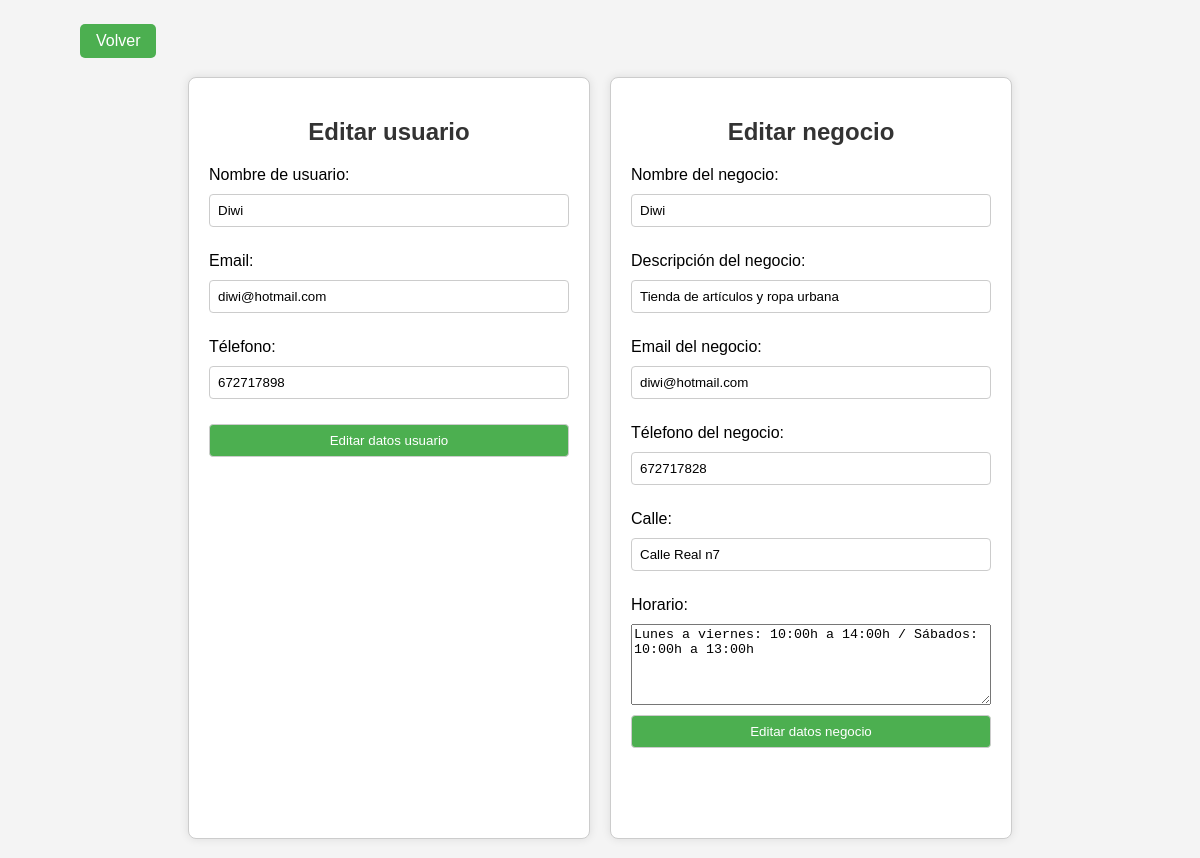
Screenshot of /View/EditarPerfilForm.php (signed in) with the database file from the repository.
### tables this page shows
CREATE TABLE `usuario` (
  `id` int(11) NOT NULL,
  `username` varchar(25) NOT NULL,
  `email` varchar(35) NOT NULL,
  `telefono` varchar(9) NOT NULL,
  `password` varchar(245) NOT NULL,
  `role` varchar(20) NOT NULL
);

CREATE TABLE `negocio` (
  `id` int(11) NOT NULL,
  `nombre` varchar(80) NOT NULL,
  `descripcion` varchar(245) NOT NULL,
  `email` varchar(50) NOT NULL,
  `telefono` varchar(9) NOT NULL,
  `calle` varchar(100) NOT NULL,
  `horario` varchar(100) NOT NULL,
  `idUsuario` int(11) NOT NULL
);

### Model/Usuario.php (called while the page is built, shortened)
<?php
    class Usuario{
        private string $username;
        private string $email;
        private int $telefono;
        public function __construct($username, $email, $telefono, $password, $role, $id=""){
            $this->username = $username;
            $this->email = $email;
            $this->telefono = $telefono;
        }
        public static function getUsuarioByID($idUsuario){
            $conexion = CeutaShopDB::conectarDB();
            $select = "SELECT * FROM usuario WHERE id=:id;";
            $stmt = $conexion->prepare($select);
            $stmt->bindParam(":id", $idUsuario);
            $stmt->execute();
            $resultado = $stmt->fetch(PDO::FETCH_ASSOC);
            if($resultado){
                return new Usuario($resultado['username'], $resultado['email'], $resultado['telefono'], $resultado['password'], $resultado['role'], $resultado['id']);
            }else{
                return "No se ha encontrado ningún producto con ese id.";
            }
        }
        public function getUsername(){
            return $this->username;
        }
        public function getEmail(){
            return $this->email;
        }
        public function getTelefono(){
            return $this->telefono;
        }
    }
?>

### Model/Negocio.php (called while the page is built, shortened)
<?php
    class Negocio{
        public static function obtenerNegocioByIDUsuario($idUsuario){
            $conexion = CeutaShopDB::conectarDB();
            $selectNegocio = "SELECT * FROM negocio WHERE idUsuario=:idUsuario;";
            $stmtNegocio = $conexion->prepare($selectNegocio);
            $stmtNegocio->bindParam(":idUsuario", $idUsuario);
            $stmtNegocio->execute();
            $resultadoNegocio = $stmtNegocio->fetch(PDO::FETCH_ASSOC);
            if($resultadoNegocio) {
                return $resultadoNegocio;
            } else {
                return "Registra tu negocio para comenzar";
            }
        }
    }
?>

### View/EditarPerfilForm.php (the view, shortened to what this page needs)
<?php
    require_once("../Model/Usuario.php");
    require_once("../Model/Negocio.php");
    include_once("Assets/Templates/AperturaForm.php");
    echo "<a class='boton' href='../index.php'>Volver</a>";
    echo "<div class=contenedor-formulario>";
    if(isset($_SESSION["usuario"]) && $_SESSION["usuario"]["role"] == "cliente"){
        $usuario = Usuario::getUsuarioByID($_SESSION["usuario"]["id"]);
        $username = $usuario->getUsername();
        $email = $usuario->getEmail();
        $telefono = $usuario->getTelefono();
        echo "<form class='formulario' action='../Controller/EditarPerfiles.php' method='POST'>
                <h2>Editar usuario</h2>
                <label>Nombre de usuario: </label>
                <input type='text' name='username' value='$username'>
                <p></p>
                <label>Email: </label>
                <input type='email' name='email' value='$email'>
                <p></p>
                <label>Télefono: </label>
                <input type='number' max='999999999' name='telefono' value='$telefono'>
                <p></p>
                <input type='submit' name='editarUsuario' value='Editar datos'>
            </form>";
    }else if(isset($_SESSION["usuario"]) && $_SESSION["usuario"]["role"] == "negocio"){
        $usuario = Usuario::getUsuarioByID($_SESSION["usuario"]["id"]);
        $username = $usuario->getUsername();
        $email = $usuario->getEmail();
        $telefono = $usuario->getTelefono();
        echo "<form class='formulario' action='../Controller/EditarPerfiles.php' method='POST'>
                <h2>Editar usuario</h2>
                <label>Nombre de usuario: </label>
                <input type='text' name='username' value='$username'>
                <p></p>
                <label>Email: </label>
                <input type='email' name='email' value='$email'>
                <p></p>
                <label>Télefono: </label>
                <input type='number' max='999999999' name='telefono' value='$telefono'>
                <p></p>
                <input type='submit' name='editarUsuario' value='Editar datos usuario'>
            </form>";
        $negocio = Negocio::obtenerNegocioByIDUsuario($_SESSION["usuario"]["id"]);
        $nombre = $negocio["nombre"];
        $descripcion = $negocio["descripcion"];
        $emailNegocio = $negocio["email"];
        $telefonoNegocio = $negocio["telefono"];
        $calle = $negocio["calle"];
        $horario = $negocio["horario"];
        echo "<form class='formulario' action='../Controller/EditarPerfiles.php' method='POST'>
                <h2>Editar negocio</h2>
                <label>Nombre del negocio: </label>
                <input type='text' name='nombre' value='$nombre'>
                <p></p>
                <label>Descripción del negocio: </label>
                <input type='text' name='descripcion' value='$descripcion'>
                <p></p>
                <label>Email del negocio: </label>
                <input type='email' name='email' value='$emailNegocio'>
                <p></p>
                <label>Télefono del negocio: </label>
                <input type='number' max='999999999' name='telefono' value='$telefonoNegocio'>
                <p></p>
                <label>Calle: </label>
                <input type='text' name='calle' value='$calle'>
                <p></p>
                <label>Horario: </label>
                <textarea rows='5' name='horario'>$horario</textarea>
                <p></p>
                <input type='submit' name='editarNegocio' value='Editar datos negocio'>
            </form>";
    }
    echo "</div>";
?>

### View/Assets/Templates/AperturaForm.php
<?php
    echo "<!DOCTYPE html>
            <html lang='es'>
            <head>
                <meta charset='UTF-8'>
                <meta name='viewport' content='width=device-width, initial-scale=1.0'>
                <link rel='stylesheet' href='Assets/CSS/LogUsuariosForm.css'>
                <title>Registro</title>
            </head>
            <body>";
?>

### View/Assets/CSS/LogUsuariosForm.css (style rules this page uses)
body { font-family: Arial, sans-serif; background-color: #f4f4f4; margin: 0; padding: 0; }
.boton { display: inline-block; margin-top: 3vh; margin-left: 80px; padding: 8px 16px; text-decoration: none; background-color: #4CAF50; color: white; border-radius: 5px; }
.contenedor-formulario { display: flex; justify-content: center; align-items: center; height: 100vh; }
.formulario { width: 30vw; height: 90%; background-color: #fff; border: 1px solid #ccc; border-radius: 8px; padding: 20px; box-shadow: 0 0 10px rgba(0, 0, 0, 0.1); margin: 10px; }
h2 { text-align: center; color: #333; }
form { display: flex; flex-direction: column; }
label { margin-bottom: 10px; }
input { padding: 8px; margin-bottom: 15px; border: 1px solid #ccc; border-radius: 4px; }
input[type="submit"] { background-color: #4CAF50; color: white; cursor: pointer; }

### rows the page displays
usuario: username "Diwi", email "diwi@hotmail.com", telefono "672717898"
negocio: nombre "Diwi", descripcion "Tienda de artículos y ropa urbana", email "diwi@hotmail.com", telefono "672717828", calle "Calle Real n7", horario "Lunes a viernes: 10:00h a 14:00h / Sábados: 10:00h a 13:00h"
